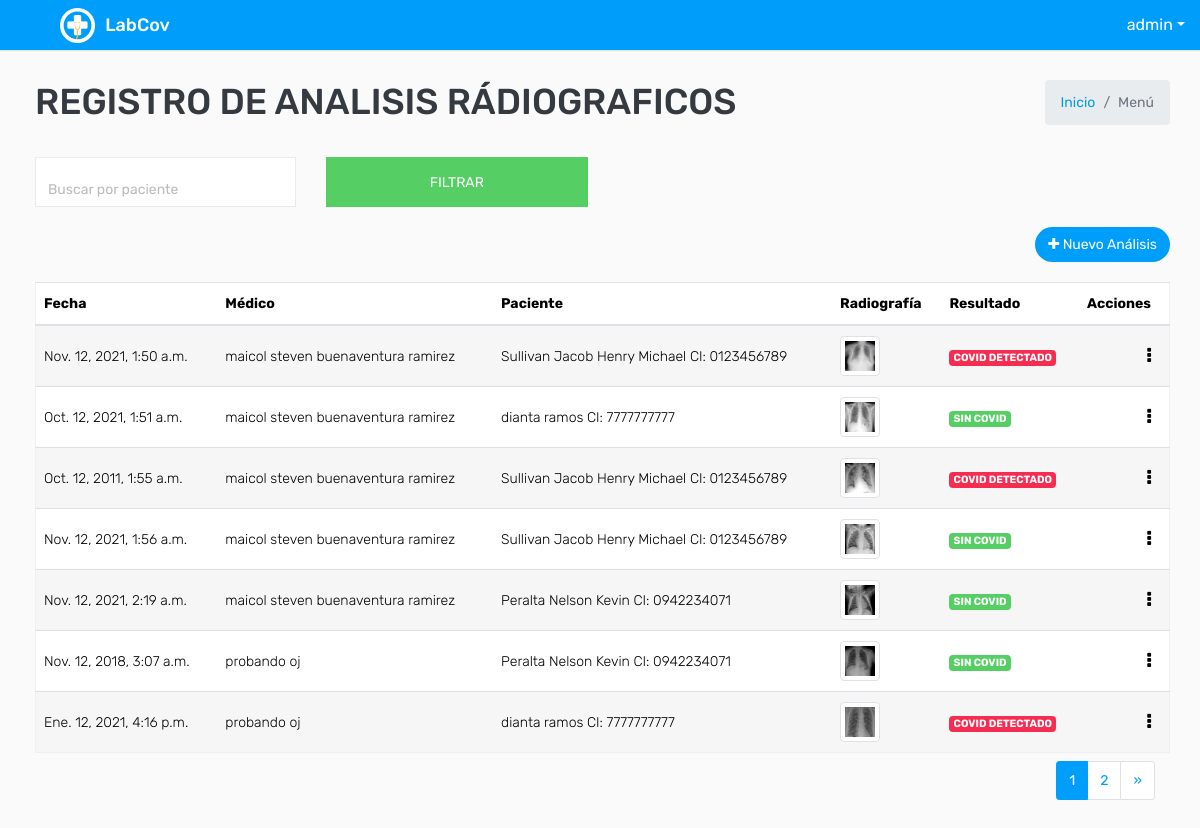
Screenshot of /rayx/ (signed in) with the database file from the repository.
### covid/models.py (models this page shows, shortened)
class ModeloBase(models.Model):
    class Meta:
        abstract = True
    """Model definition for ModeloBase."""
    fecha_creacion = models.DateTimeField(verbose_name='Fecha creación',auto_now_add=True)
    usuario_creacion = models.ForeignKey(settings.AUTH_USER_MODEL, verbose_name='Usuario Creación', related_name='+', blank=True, null=True,on_delete=models.PROTECT, editable=False)
    usuario_modificacion = models.ForeignKey(settings.AUTH_USER_MODEL, verbose_name='Usuario Modificación', related_name='+', blank=True, null=True,on_delete=models.PROTECT , editable=False)
    fecha_modificacion = models.DateTimeField(verbose_name='Fecha Modificación', auto_now=True)
    estado_registro = models.BooleanField(verbose_name="Estado del registro",default=True)

class User(AbstractUser,ModeloBase):
    cedula=models.CharField(max_length=10, verbose_name='Cédula', unique = True)
    tipo_genero = (('M', 'Masculino'), ('F', 'Femenino'))
    genero = models.CharField('Género', choices=tipo_genero, default='M', max_length=1)
    def get_full_name(self):
        return '{} {}'.format(self.last_name,self.first_name)

class Analisis_Radiografico(ModeloBase):
    paciente = models.ForeignKey(Paciente,on_delete=models.PROTECT, related_name="paciente_user")
    doctor = models.ForeignKey(Medico,on_delete=models.PROTECT, related_name="doctor_user")
    imagen = models.ImageField(verbose_name="Imagen de Rayos X", upload_to='muestra_covid/')
    result_analisis=models.BooleanField(verbose_name="Libre de Covid" )
    fecha = models.DateTimeField(verbose_name='Fecha de Registro', auto_now_add=True)
    descripcion = models.CharField(verbose_name='Descripcion', max_length=200)
    class Meta:
        verbose_name = 'Analisis'
        verbose_name_plural = 'Analisis'
        permissions = (
            ("see_view_Analisis_paciente_only", "Can_view_Analisis_paciente_only"),
        )

class Medico(ModeloBase):
    usuario  = models.OneToOneField(settings.AUTH_USER_MODEL, verbose_name="Usuario",on_delete=models.PROTECT)
    especialidad = models.ForeignKey(EspecialidadMedico, verbose_name="Especialidad", on_delete=models.PROTECT)
    def __str__(self):
        return '{}'.format(self.usuario.get_full_name())
    class Meta:
        permissions = (
            ("see_view_report", "Can_view_report"),
        )

class Paciente(ModeloBase):
     usuario  = models.OneToOneField(settings.AUTH_USER_MODEL, verbose_name="Usuario",on_delete=models.PROTECT)
     direccion = models.CharField("Dirección", max_length=200,blank=True )
     es_vacunado = models.BooleanField(verbose_name="¿Está usted vacunado contra el covid?" )
     vacuna = models.ForeignKey(Vacuna, verbose_name="Tipo de Vacuna", on_delete=models.PROTECT,null=True,blank=True)
     Diagnostico = models.TextField(verbose_name="Diágnostico previo",null=True, blank=True)
     def __str__(self):
        return '{} CI: {}'.format(self.usuario.get_full_name(),self.usuario.cedula)

### covid/views.py (the view, shortened to what this page needs)
# urls.py: path('rayx/',key.RayxListView.as_view(),name="rayx_listar"),
class RayxListView(LoginRequiredMixin,PermissionRequiredMixin,ListView):
    permission_required = 'covid.view_analisis_radiografico'
    model = Analisis_Radiografico
    paginate_by = 7
    template_name = "analisis/analisis_listar.html"
    def get_queryset(self):
        id_usuario = self.request.user.id
        busqueda = self.request.GET.get("buscar")
        usuario  = User.objects.get(pk=id_usuario)
        grupos = usuario.groups.all()
        if usuario.is_superuser:
            if busqueda:
                    queryset = Analisis_Radiografico.objects.filter(
                                                                    Q(paciente__usuario__first_name__icontains= busqueda) |
                                                                    Q(paciente__usuario__last_name__icontains= busqueda)
                                                                    ).distinct().order_by("pk")
            else:
                queryset = Analisis_Radiografico.objects.all().order_by("pk")
        return queryset
    def get_context_data(self, **kwargs):
        context = super().get_context_data(**kwargs)
        context['titulo'] = "Registro de Analisis rádiograficos"
        return context

### templates/analisis/analisis_listar.html (shortened to what this page needs)
{% extends 'plantillaBase.html' %} {% block content %}
<div class="mt-2">
    <form action="" method="GET">
        <div class="row filter-row">
            <div class="col-sm-6 col-md-3">
                <div class="form-group form-focus select-focus focused">
                    <input type="text" name="buscar" id="id_buscar" class="form-control float-right" placeholder="Buscar por paciente">
                </div>
            </div>
            <div class="col-sm-6 col-md-3">
                <button type="submit" class="btn btn-success btn-block"> Filtrar </button>
            </div>
        </div>
    </form>
</div>
<div class="row ">
    <div class="col-sm-12 col-12 text-right m-b-20">
        {% if perms.covid.add_analisis_radiografico%}
        <a href="{% url 'rayx_crear'%}" class="btn btn btn-primary btn-rounded float-right"><i
            class="fa fa-plus"></i> Nuevo Análisis</a>{% endif %}
    </div>
</div>
<div class="row">
    <div class="col-md-12">
        <div class="table-responsive">
            <div id="DataTables_Table_0_wrapper" class="dataTables_wrapper dt-bootstrap4 no-footer">
                <div class="row">
                    <div class="col-sm-12">
                        <table class="table table-border table-striped custom-table  mb-0  no-footer" id="DataTables_Table_0" role="grid" aria-describedby="DataTables_Table_0_info">
                            <thead>
                                <tr>
                                    <th>Fecha</th>
                                    <th>Médico</th>
                                    <th>Paciente</th>
                                    <th>Radiografía</th>
                                    <th>Resultado</th>
                                    <th>Acciones</th>
                                </tr>
                            </thead>
                            <tbody>
                                {% for dato in object_list %}
                                <tr>
                                    <td>{{ dato.fecha }}</td>
                                    <td>{{ dato.doctor }}</td>
                                    <td>{{ dato.paciente }}</td>
                                    {% if dato.imagen %}
                                    <td>
                                        <a href="{{dato.imagen.url}}" target="_blank"><img src="{{dato.imagen.url}}" class="img-thumbnail" width="40px"></a>
                                    </td>{% else %}
                                    <td><a href="#">No tiene icono</a> </td> {% endif %}
                                    <td>
                                        {% if dato.result_analisis == True%}
                                        <span class="badge badge-success">SIN COVID</span> {% else %}
                                        <span class="badge badge-danger">COVID DETECTADO</span>{% endif %}
                                    </td>
                                    <td class="text-right">
                                        <div class="dropdown dropdown-action">
                                            <a class="action-icon dropdown-toggle" data-toggle="dropdown" aria-expanded="false"><i class="fa fa-ellipsis-v"></i></a>
                                        </div>
                                    </td>
                                </tr>
                                {% endfor %}
                            </tbody>
                        </table>
                    </div>
                </div>
            </div>
        </div>
        <div class="container-fluid">
            <ul class="pagination pagination-sm m-0 float-right">
                <nav aria-label="Page navigation example">
                    <ul class="pagination justify-content-center mt-2">
                         {% for i in page_obj.paginator.page_range %} {% if i == page_obj.number %}
                        <li class="page-item active">
                            <a class="page-link" href="#">{{ i }}</a>
                        </li>
                        {% else %}
                        <li class="page-item">
                            <a class="page-link" href="?page={{ i }}">{{ i }}</a>
                        </li>
                        {% endif %} {% endfor %} {% if page_obj.has_next %}
                        <li class="page-item">
                            <a class="page-link" href="?page={{ page_obj.next_page_number }}">&raquo;</a>
                        </li>
                        {% endif %}
                    </ul>
                </nav>
            </ul>
        </div>
    </div>
</div>
{% endblock %}

### templates/plantillaBase.html (shortened to what this page needs)
<!DOCTYPE html>
<html lang="es">
{% load static %}
<head>
    <link rel="stylesheet" type="text/css" href="{% static 'css/bootstrap.min.css'%}">
    <link rel="stylesheet" type="text/css" href="{% static 'css/font-awesome.min.css'%}">
    <link rel="stylesheet" type="text/css" href="{% static 'css/bootstrap-duallistbox.min.css'%}">
    <link rel="stylesheet" type="text/css" href="{% static 'css/style.css'%}">
    <link href="{% static 'css/select2.min.css'%}" rel="stylesheet">
    <link href="{% static 'css/select2-bootstrap4.min.css'%}" rel="stylesheet"> {% block content_extra_css %} {% endblock content_extra_css %}
</head>
<body>
    <div class="main-wrapper">
        <div class="header">
            <div class="header-left">
                <a href="{% url 'dashboard'%}" class="logo">
                    <img src="{% static 'img/logo.png' %}" width="35" height="35" alt="">
                    <span>LabCov</span></a>
            </div>
            <ul class="nav user-menu float-right">
                <li class="nav-item dropdown has-arrow">
                    <a href="#" class="dropdown-toggle nav-link user-link"
                        data-toggle="dropdown"></span><span>{{request.user }}</span></a>
                </li>
            </ul>
        </div>
        <div class="page-wrapper ">
            <div class="content ">
                <div class="row mb-2 ">
                    <div class="col-sm-8 ">
                        <h1 class="m-0 text-dark ">{{ titulo.upper }}</h1>
                    </div>
                    <div class="col-sm-4 ">
                        <ol class="breadcrumb float-sm-right ">
                            <li class="breadcrumb-item "><a href="{% url 'dashboard'%} ">Inicio</a></li>
                            <li class="breadcrumb-item active ">Menú</li>
                        </ol>
                    </div>
                </div>
                {% block content %} {% endblock %}
            </div>
        </div>
    </div>
</body>
</html>

### rows the page displays
User: user "admin"
Analisis_Radiografico: fecha "Nov. 12, 2021, 1:50 a.m.", doctor "maicol steven buenaventura ramirez", paciente "Sullivan Jacob Henry Michael CI: 0123456789", imagen (picture), result_analisis "COVID DETECTADO"
Analisis_Radiografico: fecha "Oct. 12, 2021, 1:51 a.m.", doctor "maicol steven buenaventura ramirez", paciente "dianta ramos CI: 7777777777", imagen (picture), result_analisis "SIN COVID"
Analisis_Radiografico: fecha "Oct. 12, 2011, 1:55 a.m.", doctor "maicol steven buenaventura ramirez", paciente "Sullivan Jacob Henry Michael CI: 0123456789", imagen (picture), result_analisis "COVID DETECTADO"
Analisis_Radiografico: fecha "Nov. 12, 2021, 1:56 a.m.", doctor "maicol steven buenaventura ramirez", paciente "Sullivan Jacob Henry Michael CI: 0123456789", imagen (picture), result_analisis "SIN COVID"
Analisis_Radiografico: fecha "Nov. 12, 2021, 2:19 a.m.", doctor "maicol steven buenaventura ramirez", paciente "Peralta Nelson Kevin CI: 0942234071", imagen (picture), result_analisis "SIN COVID"
Analisis_Radiografico: fecha "Nov. 12, 2018, 3:07 a.m.", doctor "probando oj", paciente "Peralta Nelson Kevin CI: 0942234071", imagen (picture), result_analisis "SIN COVID"
Analisis_Radiografico: fecha "Ene. 12, 2021, 4:16 p.m.", doctor "probando oj", paciente "dianta ramos CI: 7777777777", imagen (picture), result_analisis "COVID DETECTADO"

### other values shown
{{ titulo.upper }} "REGISTRO DE ANALISIS RÁDIOGRAFICOS"
{{ i }} "1"
{{ i }} "2"
